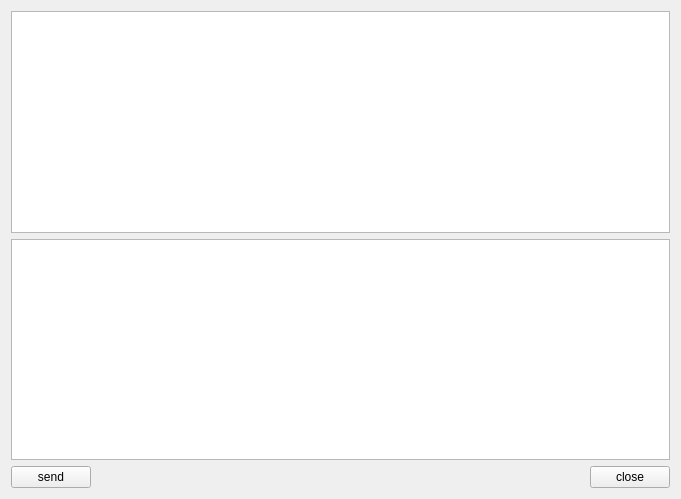
<?xml version="1.0" encoding="UTF-8"?>
<ui version="4.0">
 <class>ServerWidget</class>
 <widget class="QWidget" name="ServerWidget">
  <property name="geometry">
   <rect>
    <x>0</x>
    <y>0</y>
    <width>681</width>
    <height>499</height>
   </rect>
  </property>
  <property name="windowTitle">
   <string>ServerWidget</string>
  </property>
  <layout class="QGridLayout" name="gridLayout">
   <item row="0" column="0" colspan="3">
    <widget class="QTextEdit" name="ReadEdit">
     <property name="readOnly">
      <bool>true</bool>
     </property>
    </widget>
   </item>
   <item row="1" column="0" colspan="3">
    <widget class="QTextEdit" name="WriteEdit"/>
   </item>
   <item row="2" column="0">
    <widget class="QPushButton" name="sendButton">
     <property name="text">
      <string>send</string>
     </property>
    </widget>
   </item>
   <item row="2" column="1">
    <spacer name="horizontalSpacer">
     <property name="orientation">
      <enum>Qt::Horizontal</enum>
     </property>
     <property name="sizeHint" stdset="0">
      <size>
       <width>498</width>
       <height>20</height>
      </size>
     </property>
    </spacer>
   </item>
   <item row="2" column="2">
    <widget class="QPushButton" name="closeButton">
     <property name="text">
      <string>close</string>
     </property>
    </widget>
   </item>
  </layout>
 </widget>
 <layoutdefault spacing="6" margin="11"/>
 <resources/>
 <connections/>
</ui>
